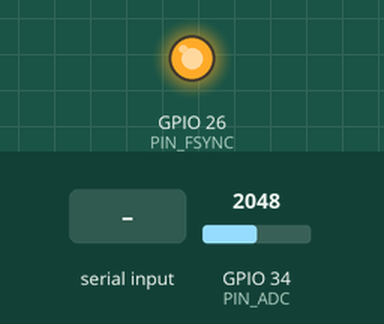
This sketch was run on a simulated ESP32. Shown: output pins drawn as LEDs (lit = HIGH). The inputs (shaded band) are chosen by the test bench; at power-on: GPIO 34 (PIN_ADC) = 2048 (analog values on the 0–4095 scale). Pins used as bus, display or sensor lines are not drawn; what the sketch prints to the serial monitor is not drawn.

Above: at 1.7 s.
1.8 s: "1" received over Serial
Timing chart, 0 to 4.8 s (numbered marks = the images above; inputs shaded):
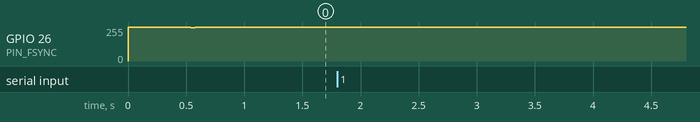

The sketch:

LIGURA_TRL3_goertzel.ino
```cpp
#include <Arduino.h>
#include <math.h>

// ========================================
// LIGURA - PRUEBA ACUSTICA COMPARATIVA
// ESP32 + AD9833 + PIEZO RECEPTOR
// ========================================

// AD9833
const int PIN_SDATA = 13;
const int PIN_SCLK  = 14;
const int PIN_FSYNC = 26;

// Receptor
const int PIN_ADC = 34;

// Frecuencias
const double MCLK = 25000000.0;
const double F_EMISION = 2000.0;

// Muestreo nominal a 8000 Hz
const int N = 256;
const uint32_t PERIODO_US = 125;

uint16_t muestras[N];

bool emisorEncendido = false;

// ========================================
// CONTROL AD9833
// ========================================

void escribirAD9833(uint16_t dato) {
  digitalWrite(PIN_FSYNC, LOW);

  for (int i = 15; i >= 0; i--) {
    digitalWrite(PIN_SCLK, HIGH);
    digitalWrite(PIN_SDATA, (dato >> i) & 1);
    delayMicroseconds(2);
    digitalWrite(PIN_SCLK, LOW);
    delayMicroseconds(2);
  }

  digitalWrite(PIN_FSYNC, HIGH);
  digitalWrite(PIN_SCLK, HIGH);
}

void configurarAD9833(double frecuencia) {
  uint32_t registro = (uint32_t)(
    frecuencia * 268435456.0 / MCLK + 0.5
  );

  // Configurar mientras esta en RESET
  escribirAD9833(0x2100);

  escribirAD9833(
    0x4000 | (registro & 0x3FFF)
  );

  escribirAD9833(
    0x4000 | ((registro >> 14) & 0x3FFF)
  );

  escribirAD9833(0xC000);

  // Mantener salida desactivada inicialmente
  escribirAD9833(0x2100);
}

void controlarEmisor(bool encender) {
  emisorEncendido = encender;

  if (encender) {
    escribirAD9833(0x2000);
  } else {
    // RESET activado: salida sinusoidal detenida
    escribirAD9833(0x2100);
  }
}

// ========================================
// ADQUISICION
// ========================================

float adquirirMuestras() {
  uint32_t inicio = micros();

  for (int i = 0; i < N; i++) {
    uint32_t objetivo =
      inicio + i * PERIODO_US;

    while ((int32_t)(micros() - objetivo) < 0) {
    }

    muestras[i] = analogRead(PIN_ADC);
  }

  uint32_t duracion = micros() - inicio;

  return (N - 1) * 1000000.0f / duracion;
}

// ========================================
// GOERTZEL
// ========================================

float goertzel(float frecuencia, float fs) {
  float omega = 2.0f * PI * frecuencia / fs;
  float coef = 2.0f * cosf(omega);

  float promedio = 0;

  for (int i = 0; i < N; i++) {
    promedio += muestras[i];
  }

  promedio /= N;

  float s0 = 0;
  float s1 = 0;
  float s2 = 0;

  for (int i = 0; i < N; i++) {
    float ventana = 0.5f * (
      1.0f - cosf(2.0f * PI * i / (N - 1))
    );

    float x = (muestras[i] - promedio) * ventana;

    s0 = x + coef * s1 - s2;
    s2 = s1;
    s1 = s0;
  }

  float potencia =
    s1 * s1 + s2 * s2 - coef * s1 * s2;

  return 4.0f * sqrtf(fmaxf(potencia, 0.0f))
         / (N - 1);
}

// ========================================
// PROGRAMA PRINCIPAL
// ========================================

void setup() {
  Serial.begin(115200);

  pinMode(PIN_SDATA, OUTPUT);
  pinMode(PIN_SCLK, OUTPUT);
  pinMode(PIN_FSYNC, OUTPUT);

  digitalWrite(PIN_SDATA, LOW);
  digitalWrite(PIN_SCLK, HIGH);
  digitalWrite(PIN_FSYNC, HIGH);

  analogReadResolution(12);
  analogSetPinAttenuation(PIN_ADC, ADC_11db);

  delay(500);

  configurarAD9833(F_EMISION);
  controlarEmisor(false);

  Serial.println();
  Serial.println("================================");
  Serial.println("LIGURA - PRUEBA ACUSTICA");
  Serial.println("================================");
  Serial.println("Frecuencia objetivo: 2000 Hz");
  Serial.println("Comandos:");
  Serial.println("  1 = Encender emisor");
  Serial.println("  0 = Apagar emisor");
  Serial.println();
}

void loop() {

  // Comandos del Monitor Serie
  while (Serial.available()) {
    char comando = Serial.read();

    if (comando == '1') {
      controlarEmisor(true);
    }

    if (comando == '0') {
      controlarEmisor(false);
    }
  }

  float fs = adquirirMuestras();

  int minimo = 4095;
  int maximo = 0;

  for (int i = 0; i < N; i++) {
    if (muestras[i] < minimo) minimo = muestras[i];
    if (muestras[i] > maximo) maximo = muestras[i];
  }

  float nivel2000 = goertzel(2000.0f, fs);
  float nivel1500 = goertzel(1500.0f, fs);
  float nivel2500 = goertzel(2500.0f, fs);
  float nivel60 = goertzel(60.0f, fs);

  Serial.println("------------------------------");

  Serial.print("Emisor: ");
  Serial.println(
    emisorEncendido ? "ENCENDIDO" : "APAGADO"
  );

  Serial.print("Muestreo aprox.: ");
  Serial.print(fs, 1);
  Serial.println(" Hz");

  Serial.print("ADC pico-pico: ");
  Serial.println(maximo - minimo);

  Serial.print("Nivel 2000 Hz: ");
  Serial.println(nivel2000, 2);

  Serial.print("Nivel 1500 Hz: ");
  Serial.println(nivel1500, 2);

  Serial.print("Nivel 2500 Hz: ");
  Serial.println(nivel2500, 2);

  Serial.print("Nivel 60 Hz: ");
  Serial.println(nivel60, 2);

  delay(500);
}
```
